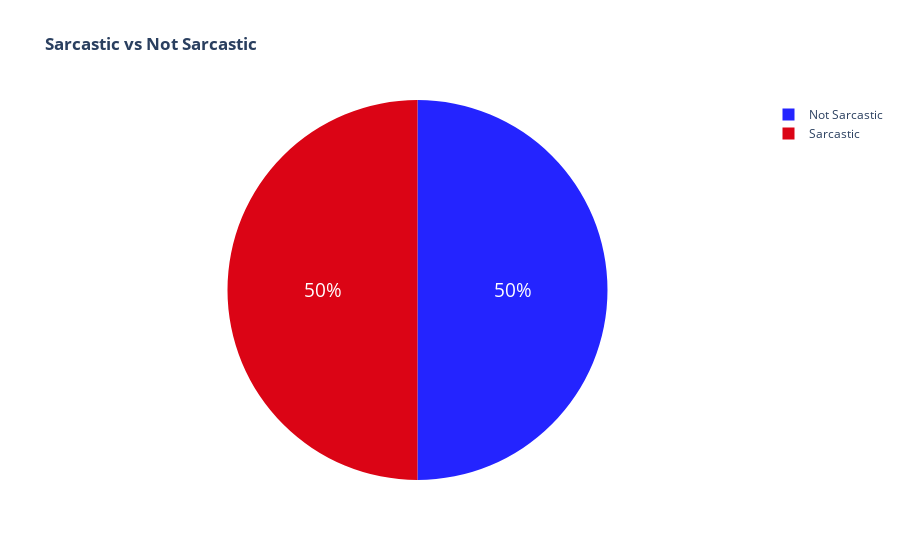

Notebook cell for this chart:
### Markdown cell above
### Sarcastic vs Non-sarcastic Distribution

### Code cell
import plotly as py
from plotly import graph_objs as go
from plotly.offline import iplot, init_notebook_mode
init_notebook_mode(connected=True)

configure_plotly_browser_state()

# Make pie chart to compare the numbers of sarcastic and not-sarcastic headlines
labels = ['Sarcastic', 'Not Sarcastic']
count_sarcastic = len(df[df['label']==1])
count_notsar = len(df[df['label']==0])
values = [count_sarcastic, count_notsar]
# values = [20,50]

trace = go.Pie(labels=labels,
               values=values,
               textfont=dict(size=19, color='#FFFFFF'),
               marker=dict(
                   colors=['#DB0415', '#2424FF'] 
               )
              )

layout = go.Layout(title = '<b>Sarcastic vs Not Sarcastic</b>')
data = [trace]
fig = go.Figure(data=data, layout=layout)

iplot(fig)

### Figure 1 — Plotly figure (JSON) as saved in the notebook; plotly's stock layout.template omitted (floating-point values rounded to 4 significant figures)
{"data": [{"marker": {"colors": ["#DB0415", "#2424FF"]}, "values": [631163, 631204], "textfont": {"color": "#FFFFFF", "size": 19}, "labels": ["Sarcastic", "Not Sarcastic"], "type": "pie"}], "layout": {"title": {"text": "<b>Sarcastic vs Not Sarcastic</b>"}}}
